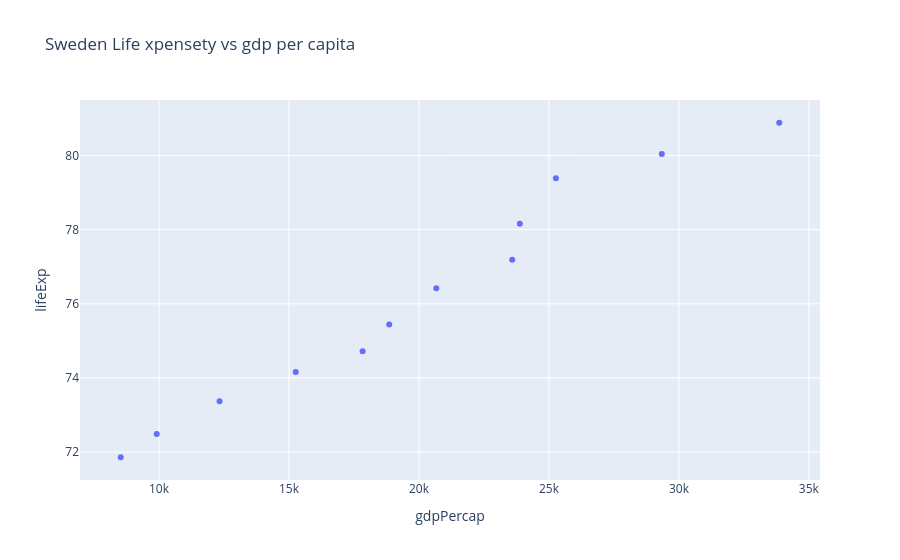

The notebook cell saved with this chart:
### Code cell
fig = px.scatter(sweden_df, x='gdpPercap', y = 'lifeExp',title = 'Sweden Life xpensety vs gdp per capita')
fig

### Figure 1 — Plotly figure (JSON) as saved in the notebook; plotly's stock layout.template omitted (floating-point values rounded to 4 significant figures)
{"data": [{"hovertemplate": "gdpPercap=%{x}<br>lifeExp=%{y}<extra></extra>", "legendgroup": "", "marker": {"color": "#636efa", "symbol": "circle"}, "mode": "markers", "name": "", "orientation": "v", "showlegend": false, "type": "scatter", "x": [8528.0, 9912.0, 12330.0, 15260.0, 17830.0, 18860.0, 20670.0, 23590.0, 23880.0, 25270.0, 29340.0, 33860.0], "xaxis": "x", "y": [71.86, 72.49, 73.37, 74.16, 74.72, 75.44, 76.42, 77.19, 78.16, 79.39, 80.04, 80.88], "yaxis": "y"}], "layout": {"legend": {"tracegroupgap": 0}, "title": {"text": "Sweden Life xpensety vs gdp per capita"}, "xaxis": {"anchor": "y", "domain": [0, 1], "title": {"text": "gdpPercap"}}, "yaxis": {"anchor": "x", "domain": [0, 1], "title": {"text": "lifeExp"}}}}
